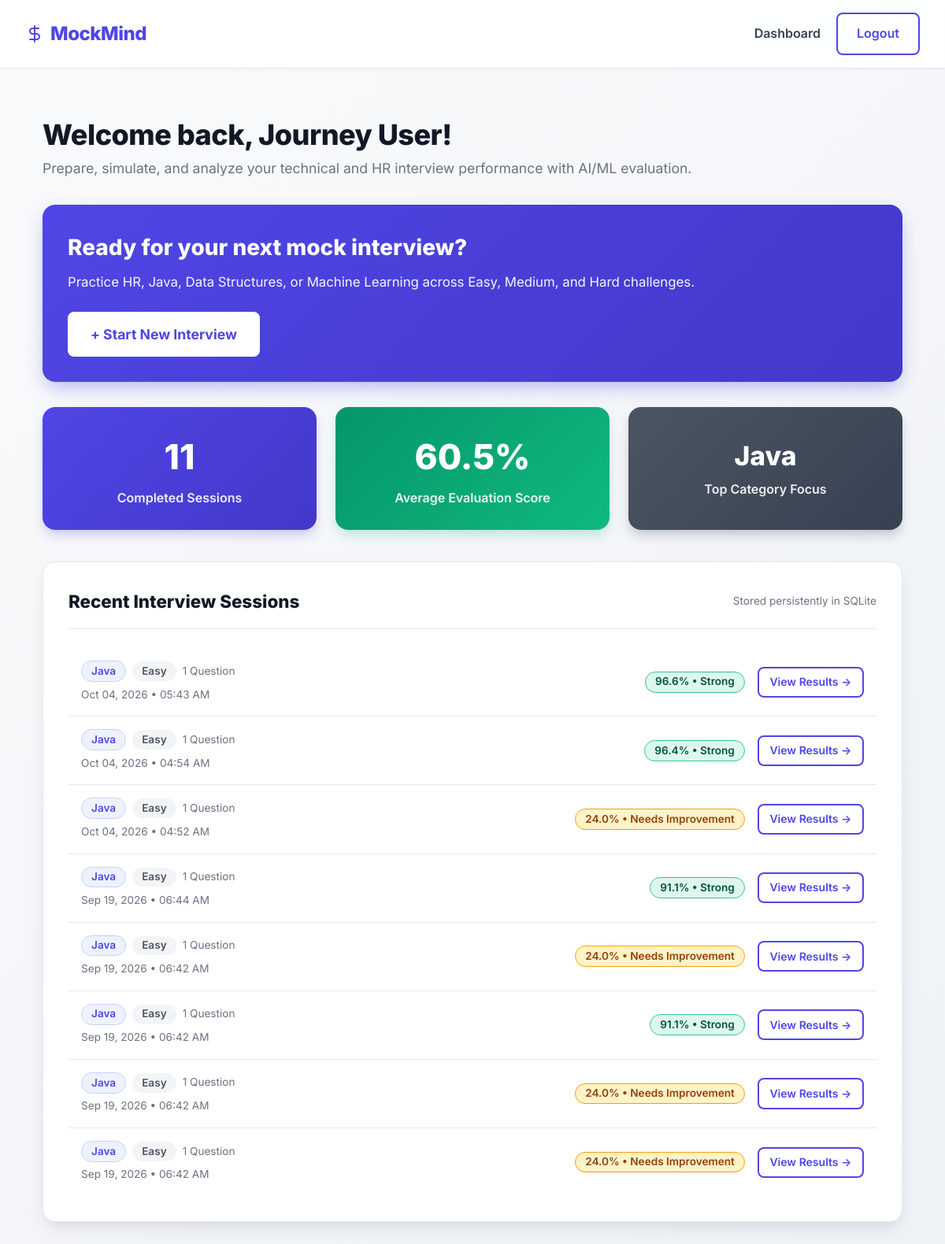
The app's page /dashboard (signed in) with its own data.
### database/models.py (models this page shows, shortened)
class User(db.Model, UserMixin):
    __tablename__ = 'USERS'
    id = db.Column(db.Integer, primary_key=True)
    name = db.Column(db.String(100), nullable=False)
    email = db.Column(db.String(120), unique=True, nullable=False)
    password_hash = db.Column(db.String(200), nullable=False)
    created_at = db.Column(db.DateTime, default=get_utc_now)
    sessions = db.relationship('InterviewSession', backref='user', lazy=True)

class InterviewSession(db.Model):
    __tablename__ = 'INTERVIEW_SESSIONS'
    id = db.Column(db.Integer, primary_key=True)
    user_id = db.Column(db.Integer, db.ForeignKey('USERS.id'), nullable=False)
    category = db.Column(db.String(50), nullable=False)
    difficulty = db.Column(db.String(50), nullable=False)
    total_questions = db.Column(db.Integer, nullable=False)
    started_at = db.Column(db.DateTime, default=get_utc_now)
    completed_at = db.Column(db.DateTime, nullable=True)
    status = db.Column(db.String(50), default='In Progress') # In Progress, Completed
    overall_score = db.Column(db.Float, nullable=True)
    technical_score = db.Column(db.Float, nullable=True)
    relevance_score = db.Column(db.Float, nullable=True)
    concept_coverage = db.Column(db.Float, nullable=True)
    communication_score = db.Column(db.Float, nullable=True)
    confidence_score = db.Column(db.Float, nullable=True)
    skill_level = db.Column(db.String(50), nullable=True) # Strong, Good, Needs Improvement
    strengths = db.Column(db.Text, nullable=True) # JSON list
    weaknesses = db.Column(db.Text, nullable=True) # JSON list
    recommended_topics = db.Column(db.Text, nullable=True) # JSON list
    overall_feedback = db.Column(db.Text, nullable=True)
    answers = db.relationship('Answer', backref='session', lazy=True)

### routes/dashboard_routes.py (the view)
@dashboard_bp.route('/dashboard')
@login_required
def dashboard():
    sessions = InterviewSession.query.filter_by(user_id=current_user.id).order_by(InterviewSession.started_at.desc()).all()
    completed_sessions = [s for s in sessions if s.status == 'Completed']
    scores = [s.overall_score for s in completed_sessions if s.overall_score is not None]
    avg_score = round(sum(scores) / len(scores), 1) if scores else 0.0
    cat_counts = {}
    for s in completed_sessions:
        cat_counts[s.category] = cat_counts.get(s.category, 0) + 1
    top_category = max(cat_counts, key=cat_counts.get) if cat_counts else 'None'
    return render_template(
        'dashboard.html',
        name=current_user.name,
        total_interviews=len(completed_sessions),
        avg_score=avg_score,
        top_category=top_category,
        recent_sessions=sessions[:8]
    )

### templates/dashboard.html
{% extends 'base.html' %}
{% block content %}
<div class="dashboard-header" style="margin-bottom: 2rem; margin-top: 1.5rem;">
    <h1 style="font-size: 2.25rem; font-weight: 800; color: var(--dark-color); letter-spacing: -0.5px;">Welcome back, {{ name }}!</h1>
    <p style="color: var(--text-muted); font-size: 1.1rem;">Prepare, simulate, and analyze your technical and HR interview performance with AI/ML evaluation.</p>
</div>
<div class="card" style="margin-bottom: 2rem; background: linear-gradient(135deg, var(--primary-color), var(--primary-hover)); color: white; border: none; box-shadow: 0 10px 25px -5px rgba(79, 70, 229, 0.4);">
    <div style="display: flex; justify-content: space-between; align-items: center; flex-wrap: wrap; gap: 1.5rem;">
        <div>
            <h2 style="font-size: 1.75rem; margin-bottom: 0.5rem; font-weight: 800;">Ready for your next mock interview?</h2>
            <p style="opacity: 0.95; font-size: 1.05rem;">Practice HR, Java, Data Structures, or Machine Learning across Easy, Medium, and Hard challenges.</p>
        </div>
        <a href="{{ url_for('interview.setup') }}" class="btn" style="background: white; color: var(--primary-color); font-weight: 700; font-size: 1.1rem; padding: 0.85rem 1.75rem; border-radius: 0.5rem;">
            + Start New Interview
        </a>
    </div>
</div>
<div class="dashboard-grid" style="margin-bottom: 2.5rem;">
    <div class="stat-card">
        <h3>{{ total_interviews }}</h3>
        <p style="font-weight: 600; opacity: 0.9;">Completed Sessions</p>
    </div>
    <div class="stat-card" style="background: linear-gradient(135deg, #059669, #10B981); box-shadow: 0 8px 15px -3px rgba(16, 185, 129, 0.3);">
        <h3>{{ avg_score }}%</h3>
        <p style="font-weight: 600; opacity: 0.9;">Average Evaluation Score</p>
    </div>
    <div class="stat-card" style="background: linear-gradient(135deg, #4B5563, #374151); box-shadow: 0 8px 15px -3px rgba(55, 65, 81, 0.3);">
        <h3 style="font-size: 2.1rem; padding-top: 0.4rem;">{{ top_category }}</h3>
        <p style="font-weight: 600; opacity: 0.9;">Top Category Focus</p>
    </div>
</div>
<div class="card card-elevated">
    <div style="display: flex; justify-content: space-between; align-items: center; margin-bottom: 1.5rem; border-bottom: 1px solid #E5E7EB; padding-bottom: 1rem;">
        <h2 style="font-size: 1.4rem; font-weight: 800; color: var(--dark-color);">Recent Interview Sessions</h2>
        <span style="font-size: 0.85rem; color: var(--text-muted);">Stored persistently in SQLite</span>
    </div>
    {% if recent_sessions %}
        <div style="display: flex; flex-direction: column;">
            {% for s in recent_sessions %}
            <div class="session-item">
                <div style="flex: 1;">
                    <div style="display: flex; align-items: center; gap: 0.5rem; flex-wrap: wrap;">
                        <span class="badge badge-category">{{ s.category }}</span>
                        <span class="badge" style="background: #F3F4F6; color: #4B5563;">{{ s.difficulty }}</span>
                        <span style="font-size: 0.85rem; color: var(--text-muted);">{{ s.total_questions }} Question{% if s.total_questions != 1 %}s{% endif %}</span>
                    </div>
                    <div style="color: var(--text-muted); font-size: 0.85rem; margin-top: 0.35rem;">
                        {{ s.started_at.strftime('%b %d, %Y • %I:%M %p') }}
                    </div>
                </div>
                <div style="display: flex; align-items: center; gap: 1rem;">
                    {% if s.status == 'Completed' %}
                        {% if s.overall_score is not none %}
                            {% set skill = s.skill_level or 'Needs Improvement' %}
                            <span class="badge {% if skill == 'Strong' %}badge-strong{% elif skill == 'Good' %}badge-good{% else %}badge-needs-improvement{% endif %}">
                                {{ s.overall_score }}% • {{ skill }}
                            </span>
                        {% endif %}
                        <a href="{{ url_for('interview.summary', session_id=s.id) }}" class="btn btn-outline btn-sm">
                            View Results →
                        </a>
                    {% else %}
                        <span class="badge" style="background: #FEF3C7; color: #92400E;">In Progress</span>
                        <a href="{{ url_for('interview.start_interview') }}" class="btn btn-primary btn-sm">Resume</a>
                    {% endif %}
                </div>
            </div>
            {% endfor %}
        </div>
    {% else %}
        <div style="text-align: center; padding: 3rem 1rem;">
            <p style="color: var(--text-muted); font-size: 1.1rem; margin-bottom: 1.5rem;">You haven't completed any interview sessions yet.</p>
            <a href="{{ url_for('interview.setup') }}" class="btn btn-primary">Start Your First Interview</a>
        </div>
    {% endif %}
</div>
{% endblock %}

### templates/base.html (shortened to what this page needs)
<!DOCTYPE html>
<html lang="en">
<head>
    <link rel="stylesheet" href="{{ url_for('static', filename='css/style.css') }}">
</head>
<body>
    <nav class="navbar">
        <a href="{{ url_for('auth.index') }}" class="nav-brand">
            <svg width="24" height="24" viewBox="0 0 24 24" fill="none" stroke="currentColor" stroke-width="2" stroke-linecap="round" stroke-linejoin="round">
                <path d="M12 2v20M17 5H9.5a3.5 3.5 0 0 0 0 7h5a3.5 3.5 0 0 1 0 7H6"/>
            </svg>
            MockMind
        </a>
        <div class="nav-links">
            {% if current_user.is_authenticated %}
                <a href="{{ url_for('dashboard.dashboard') }}" class="nav-link">Dashboard</a>
                <a href="{{ url_for('auth.logout') }}" class="btn btn-outline">Logout</a>
            {% else %}
                <a href="{{ url_for('auth.login') }}" class="nav-link">Login</a>
                <a href="{{ url_for('auth.register') }}" class="btn btn-primary">Sign Up</a>
            {% endif %}
        </div>
    </nav>
    <div class="container">
        {% block content %}{% endblock %}
    </div>
</body>
</html>

### static/css/style.css (style rules this page uses)
:root { --primary-color: #4F46E5; --primary-hover: #4338CA; --secondary-color: #10B981; --dark-color: #111827; --light-color: #F3F4F6; --white: #FFFFFF; --text-main: #374151; --text-muted: #6B7280; --bg-gradient: linear-gradient(135deg, #F9FAFB 0%, #EEF2F6 100%); --card-shadow: 0 4px 6px -1px rgba(0, 0, 0, 0.08), 0 2px 4px -1px rgba(0, 0, 0, 0.04); --elevated-shadow: 0 10px 25px -5px rgba(0, 0, 0, 0.1), 0 8px 10px -6px rgba(0, 0, 0, 0.04); --glass-bg: rgba(255, 255, 255, 0.90); }
* { margin: 0; padding: 0; box-sizing: border-box; }
body { font-family: 'Inter', system-ui, -apple-system, sans-serif; background: var(--bg-gradient); color: var(--text-main); line-height: 1.6; min-height: 100vh; display: flex; flex-direction: column; }
.navbar { background: var(--glass-bg); backdrop-filter: blur(12px); padding: 1rem 2rem; display: flex; justify-content: space-between; align-items: center; box-shadow: 0 1px 3px rgba(0,0,0,0.05); position: sticky; top: 0; z-index: 100; border-bottom: 1px solid rgba(229, 231, 235, 0.8); }
.nav-brand { font-size: 1.5rem; font-weight: 800; color: var(--primary-color); text-decoration: none; display: flex; align-items: center; gap: 0.5rem; letter-spacing: -0.5px; }
.nav-links { display: flex; gap: 1.25rem; align-items: center; }
.nav-link { text-decoration: none; color: var(--text-main); font-weight: 600; transition: color 0.2s ease; }
.btn { padding: 0.75rem 1.5rem; border-radius: 0.5rem; border: 1px solid transparent; font-weight: 600; cursor: pointer; transition: all 0.2s ease; text-decoration: none; display: inline-flex; align-items: center; justify-content: center; gap: 0.5rem; text-align: center; }
.btn-outline { background-color: transparent; border: 2px solid var(--primary-color); color: var(--primary-color); }
.btn-sm { padding: 0.4rem 0.85rem; font-size: 0.875rem; }
.container { max-width: 1140px; margin: 0 auto; padding: 2rem 1.5rem; flex: 1; }
.card { background: var(--white); border-radius: 1rem; padding: 2rem; box-shadow: var(--card-shadow); border: 1px solid #E5E7EB; }
.card-elevated { box-shadow: var(--elevated-shadow); }
.badge { display: inline-flex; align-items: center; gap: 0.35rem; padding: 0.35rem 0.75rem; border-radius: 9999px; font-size: 0.85rem; font-weight: 600; line-height: 1; }
.badge-strong { background: #DEF7EC; color: #03543F; border: 1px solid #31C48D; }
.badge-needs-improvement { background: #FEF3C7; color: #92400E; border: 1px solid #F59E0B; }
.badge-category { background: #EEF2FF; color: var(--primary-color); border: 1px solid #C7D2FE; }
.dashboard-grid { display: grid; grid-template-columns: repeat(auto-fit, minmax(240px, 1fr)); gap: 1.5rem; margin-top: 1.5rem; }
.stat-card { text-align: center; padding: 1.75rem; background: linear-gradient(135deg, var(--primary-color), var(--primary-hover)); color: var(--white); border-radius: 1rem; box-shadow: 0 8px 15px -3px rgba(79, 70, 229, 0.3); }
.stat-card h3 { font-size: 2.75rem; margin-bottom: 0.25rem; font-weight: 800; }
.session-item { padding: 1rem; border-bottom: 1px solid #E5E7EB; display: flex; justify-content: space-between; align-items: center; gap: 1rem; }
.session-item:last-child { border-bottom: none; }

### records on screen
User: name "Journey User"
InterviewSession: category "Java", difficulty "Easy", total_questions "1", started_at "Oct 04, 2026 • 05:43 AM", overall_score "96.6", skill_level "Strong"
InterviewSession: category "Java", difficulty "Easy", total_questions "1", started_at "Oct 04, 2026 • 04:54 AM", overall_score "96.4", skill_level "Strong"
InterviewSession: category "Java", difficulty "Easy", total_questions "1", started_at "Oct 04, 2026 • 04:52 AM", overall_score "24.0", skill_level "Needs Improvement"
InterviewSession: category "Java", difficulty "Easy", total_questions "1", started_at "Sep 19, 2026 • 06:44 AM", overall_score "91.1", skill_level "Strong"
InterviewSession: category "Java", difficulty "Easy", total_questions "1", started_at "Sep 19, 2026 • 06:42 AM", overall_score "24.0", skill_level "Needs Improvement"
InterviewSession: category "Java", difficulty "Easy", total_questions "1", started_at "Sep 19, 2026 • 06:42 AM", overall_score "91.1", skill_level "Strong"
InterviewSession: category "Java", difficulty "Easy", total_questions "1", started_at "Sep 19, 2026 • 06:42 AM", overall_score "24.0", skill_level "Needs Improvement"
InterviewSession: category "Java", difficulty "Easy", total_questions "1", started_at "Sep 19, 2026 • 06:42 AM", overall_score "24.0", skill_level "Needs Improvement"

### other values on screen
{{ total_interviews }} "11"
{{ avg_score }} "60.5"
